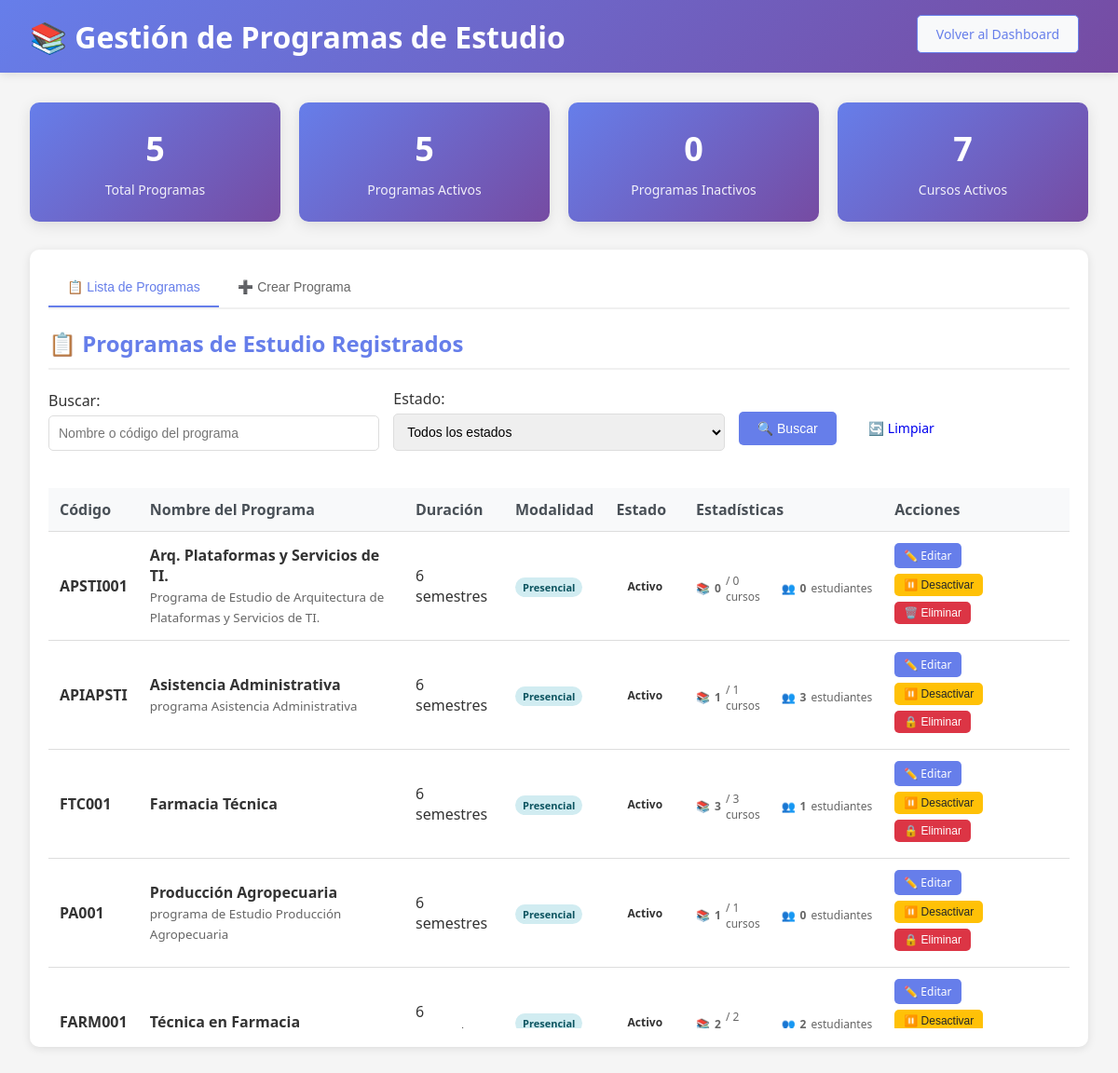
Screenshot of /admin/manage_programs.php (signed in) with the database file from the repository.
### tables this page shows
CREATE TABLE `programas_estudio` (
  `id` int(11) NOT NULL AUTO_INCREMENT,
  `nombre` varchar(200) NOT NULL,
  `codigo` varchar(50) NOT NULL,
  `estado` enum('activo','inactivo') DEFAULT 'activo',
  `descripcion` text DEFAULT NULL,
  `duracion_semestres` int(11) DEFAULT 6,
  `modalidad` enum('presencial','virtual','semipresencial') DEFAULT 'presencial',
  PRIMARY KEY (`id`),
  UNIQUE KEY `codigo` (`codigo`)
);

### admin/manage_programs.php (the view, shortened to what this page needs)
<?php
try {
    $database = new Database();
    $conn = $database->getConnection();
    $columns_to_add = [
        'descripcion' => 'ALTER TABLE programas_estudio ADD COLUMN descripcion TEXT',
        'duracion_semestres' => 'ALTER TABLE programas_estudio ADD COLUMN duracion_semestres INT DEFAULT 6',
        'modalidad' => 'ALTER TABLE programas_estudio ADD COLUMN modalidad ENUM("presencial", "virtual", "semipresencial") DEFAULT "presencial"'
    ];
    foreach ($columns_to_add as $column => $sql) {
        try {
            $conn->exec($sql);
        } catch(PDOException $e) {
        }
    }
} catch(PDOException $e) {
}
try {
    $search = isset($_GET['search']) ? sanitizeInput($_GET['search']) : '';
    $query = "SELECT
                p.*,
                COUNT(DISTINCT ud.id) as total_cursos,
                COUNT(DISTINCT CASE WHEN ud.estado = 'activo' THEN ud.id END) as cursos_activos,
                COUNT(DISTINCT m.id) as total_matriculas,
                COUNT(DISTINCT CASE WHEN m.estado = 'activo' THEN m.id END) as matriculas_activas
             FROM programas_estudio p
             LEFT JOIN unidades_didacticas ud ON p.id = ud.programa_id
             LEFT JOIN matriculas m ON ud.id = m.unidad_didactica_id
             WHERE 1=1";
    $query .= " GROUP BY p.id, p.nombre, p.codigo, p.descripcion, p.duracion_semestres, p.modalidad, p.estado
               ORDER BY p.nombre";
    $stmt = $conn->prepare($query);
    $stmt->execute();
    $programs = $stmt->fetchAll(PDO::FETCH_ASSOC);
    $query = "SELECT
                COUNT(*) as total_programas,
                COUNT(CASE WHEN estado = 'activo' THEN 1 END) as programas_activos,
                COUNT(CASE WHEN estado = 'inactivo' THEN 1 END) as programas_inactivos
             FROM programas_estudio";
    $stmt = $conn->prepare($query);
    $stmt->execute();
    $general_stats = $stmt->fetch(PDO::FETCH_ASSOC);
} catch(PDOException $e) {
    $programs = [];
    $general_stats = ['total_programas' => 0, 'programas_activos' => 0, 'programas_inactivos' => 0];
    $message = '<div class="alert alert-error">Error al cargar programas: ' . $e->getMessage() . '</div>';
}
$edit_program = null;
?>
<!DOCTYPE html>
<html lang="es">
<head>
</head>
<body>
    <div class="header">
        <div class="header-content">
            <h1>📚 Gestión de Programas de Estudio</h1>
            <a href="../dashboard.php" class="btn btn-back">Volver al Dashboard</a>
        </div>
    </div>
    <div class="container">
        <div class="stats-grid">
            <div class="stat-card">
                <div class="stat-number"><?php echo $general_stats['total_programas']; ?></div>
                <div class="stat-label">Total Programas</div>
            </div>
            <div class="stat-card">
                <div class="stat-number"><?php echo $general_stats['programas_activos']; ?></div>
                <div class="stat-label">Programas Activos</div>
            </div>
            <div class="stat-card">
                <div class="stat-number"><?php echo $general_stats['programas_inactivos']; ?></div>
                <div class="stat-label">Programas Inactivos</div>
            </div>
            <div class="stat-card">
                <div class="stat-number"><?php echo array_sum(array_column($programs, 'cursos_activos')); ?></div>
                <div class="stat-label">Cursos Activos</div>
            </div>
        </div>
        <div class="card">
            <div class="tabs">
                <button class="tab active" onclick="showTab('list')">📋 Lista de Programas</button>
                <button class="tab" onclick="showTab('create')">➕ <?php echo $edit_program ? 'Editar' : 'Crear'; ?> Programa</button>
            </div>
            <div id="list" class="tab-content active">
                <h2>📋 Programas de Estudio Registrados</h2>
                <form method="GET" class="search-filters">
                    <div class="search-group">
                        <label for="search">Buscar:</label>
                        <input type="text" id="search" name="search"
                               value="<?php echo htmlspecialchars($search); ?>"
                               placeholder="Nombre o código del programa">
                    </div>
                    <div class="search-group">
                        <label for="status">Estado:</label>
                        <select id="status" name="status">
                            <option value="">Todos los estados</option>
                        </select>
                    </div>
                    <div class="search-group">
                        <button type="submit" class="btn btn-primary">🔍 Buscar</button>
                        <a href="?" class="btn btn-secondary">🔄 Limpiar</a>
                    </div>
                </form>
                <?php if (empty($programs)): ?>
                    <div style="text-align: center; padding: 40px; color: #666;">
                        <h3>No hay programas de estudio registrados</h3>
                        <p>Crea el primer programa de estudio para comenzar.</p>
                        <button onclick="showTab('create')" class="btn btn-success">Crear Primer Programa</button>
                    </div>
                <?php else: ?>
                    <div class="table-container">
                        <table class="programs-table">
                            <thead>
                                <tr>
                                    <th>Código</th>
                                    <th>Nombre del Programa</th>
                                    <th>Duración</th>
                                    <th>Modalidad</th>
                                    <th>Estado</th>
                                    <th>Estadísticas</th>
                                    <th>Acciones</th>
                                </tr>
                            </thead>
                            <tbody>
                                <?php foreach ($programs as $program): ?>
                                    <tr>
                                        <td>
                                            <strong><?php echo htmlspecialchars($program['codigo']); ?></strong>
                                        </td>
                                        <td>
                                            <div>
                                                <strong><?php echo htmlspecialchars($program['nombre']); ?></strong>
                                                <?php if (!empty($program['descripcion'])): ?>
                                                    <br><small style="color: #666;"><?php echo htmlspecialchars(substr($program['descripcion'], 0, 100)); ?><?php echo strlen($program['descripcion']) > 100 ? '...' : ''; ?></small>
                                                <?php endif; ?>
                                            </div>
                                        </td>
                                        <td>
                                            <?php echo $program['duracion_semestres'] ?: 'N/A'; ?> semestres
                                        </td>
                                        <td>
                                            <span class="modalidad-badge modalidad-<?php echo $program['modalidad'] ?: 'presencial'; ?>">
                                                <?php echo ucfirst($program['modalidad'] ?: 'Presencial'); ?>
                                            </span>
                                        </td>
                                        <td>
                                            <span class="status-badge status-<?php echo $program['estado']; ?>">
                                                <?php echo ucfirst($program['estado']); ?>
                                            </span>
                                        </td>
                                        <td>
                                            <div class="program-stats">
                                                <div class="program-stat">
                                                    📚 <strong><?php echo $program['cursos_activos']; ?></strong> / <?php echo $program['total_cursos']; ?> cursos
                                                </div>
                                                <div class="program-stat">
                                                    👥 <strong><?php echo $program['matriculas_activas']; ?></strong> estudiantes
                                                </div>
                                            </div>
                                        </td>
                                        <td>
                                            <a href="?edit=<?php echo $program['id']; ?>&tab=create" class="btn btn-primary btn-small">
                                                ✏️ Editar
                                            </a>
                                            <form method="POST" style="display: inline;">
                                                <button type="submit" class="btn <?php echo $program['estado'] == 'activo' ? 'btn-warning' : 'btn-success'; ?> btn-small">
                                                    <?php echo $program['estado'] == 'activo' ? '⏸️ Desactivar' : '▶️ Activar'; ?>
                                                </button>
                                            </form>
                                            <?php if ($program['total_cursos'] == 0): ?>
                                                <form method="POST" style="display: inline;" onsubmit="return confirm('¿Está seguro de eliminar este programa? Esta acción no se puede deshacer.')">
                                                    <button type="submit" class="btn btn-danger btn-small">
                                                        🗑️ Eliminar
                                                    </button>
                                                </form>
                                            <?php else: ?>
                                                <button class="btn btn-danger btn-small" disabled title="No se puede eliminar un programa con cursos asociados">
                                                    🔒 Eliminar
                                                </button>
                                            <?php endif; ?>
                                        </td>
                                    </tr>
                                <?php endforeach; ?>
                            </tbody>
                        </table>
                    </div>
                <?php endif; ?>
            </div>
        </div>
    </div>
</body>
</html>

### admin/manage_programs.php (style rules this page uses)
* { margin: 0; padding: 0; box-sizing: border-box; }
body { font-family: 'Segoe UI', Tahoma, Geneva, Verdana, sans-serif; background-color: #f5f5f5; color: #333; }
.header { background: linear-gradient(135deg, #667eea 0%, #764ba2 100%); color: white; padding: 1rem 2rem; box-shadow: 0 2px 10px rgba(0,0,0,0.1); }
.header-content { display: flex; justify-content: space-between; align-items: center; max-width: 1200px; margin: 0 auto; }
.container { max-width: 1200px; margin: 2rem auto; padding: 0 2rem; }
.card { background: white; border-radius: 10px; padding: 20px; margin-bottom: 20px; box-shadow: 0 2px 10px rgba(0,0,0,0.1); }
.card h2 { color: #667eea; margin-bottom: 20px; padding-bottom: 10px; border-bottom: 2px solid #f0f0f0; }
.stats-grid { display: grid; grid-template-columns: repeat(auto-fit, minmax(200px, 1fr)); gap: 20px; margin-bottom: 30px; }
.stat-card { background: linear-gradient(135deg, #667eea 0%, #764ba2 100%); color: white; padding: 25px; border-radius: 10px; text-align: center; box-shadow: 0 4px 15px rgba(0,0,0,0.1); transition: transform 0.3s; }
.stat-number { font-size: 36px; font-weight: bold; margin-bottom: 10px; }
.stat-label { font-size: 14px; opacity: 0.9; }
.search-filters { display: flex; gap: 15px; margin-bottom: 20px; flex-wrap: wrap; align-items: end; }
.search-group { flex: 1; min-width: 200px; }
.search-group label { display: block; margin-bottom: 5px; font-weight: 500; color: #333; }
.search-group input, .search-group select { width: 100%; padding: 10px; border: 1px solid #ddd; border-radius: 5px; font-size: 14px; }
.btn { padding: 10px 20px; border: none; border-radius: 5px; cursor: pointer; text-decoration: none; display: inline-block; font-size: 14px; font-weight: 500; transition: all 0.3s; margin-right: 10px; margin-bottom: 5px; }
.btn-primary { background: #667eea; color: white; }
.btn-warning { background: #ffc107; color: #212529; }
.btn-danger { background: #dc3545; color: white; }
.btn-back { background: #f8f9fa; color: #667eea; border: 1px solid #667eea; }
.btn-small { padding: 5px 10px; font-size: 12px; }
.programs-table { width: 100%; border-collapse: collapse; margin-top: 20px; }
.programs-table th, .programs-table td { padding: 12px; text-align: left; border-bottom: 1px solid #ddd; }
.programs-table th { background-color: #f8f9fa; font-weight: 600; color: #495057; position: sticky; top: 0; }
.status-badge { padding: 4px 12px; border-radius: 20px; font-size: 12px; font-weight: bold; display: inline-block; }
.modalidad-badge { padding: 3px 8px; border-radius: 12px; font-size: 11px; font-weight: bold; display: inline-block; }
.modalidad-presencial { background: #d1ecf1; color: #0c5460; }
.table-container { overflow-x: auto; max-height: 600px; overflow-y: auto; }
.program-stats { display: flex; gap: 15px; font-size: 12px; color: #666; margin-top: 5px; }
.program-stat { display: flex; align-items: center; gap: 5px; }
.tabs { display: flex; border-bottom: 2px solid #f0f0f0; margin-bottom: 20px; }
.tab { padding: 12px 20px; cursor: pointer; border: none; background: none; color: #666; border-bottom: 2px solid transparent; font-size: 14px; transition: all 0.3s; }
.tab.active { color: #667eea; border-bottom-color: #667eea; }
.tab-content { display: none; }
.tab-content.active { display: block; }

### rows the page displays
programas_estudio: codigo "APSTI001", nombre "Arq. Plataformas y Servicios de TI.", descripcion "Programa de Estudio de Arquitectura de Plataformas y Servicios de TI.", duracion_semestres "6", modalidad "Presencial", estado "Activo", cursos_activos "0", total_cursos "0", matriculas_activas "0", shows "⏸️ Desactivar"
programas_estudio: codigo "APIAPSTI", nombre "Asistencia Administrativa", descripcion "programa Asistencia Administrativa", duracion_semestres "6", modalidad "Presencial", estado "Activo", cursos_activos "1", total_cursos "1", matriculas_activas "3", shows "⏸️ Desactivar", shows "🔒 Eliminar"
programas_estudio: codigo "FTC001", nombre "Farmacia Técnica", duracion_semestres "6", modalidad "Presencial", estado "Activo", cursos_activos "3", total_cursos "3", matriculas_activas "1", shows "⏸️ Desactivar", shows "🔒 Eliminar"
programas_estudio: codigo "PA001", nombre "Producción Agropecuaria", descripcion "programa de Estudio Producción Agropecuaria", duracion_semestres "6", modalidad "Presencial", estado "Activo", cursos_activos "1", total_cursos "1", matriculas_activas "0", shows "⏸️ Desactivar", shows "🔒 Eliminar"
programas_estudio: codigo "FARM001", nombre "Técnica en Farmacia", duracion_semestres "6", modalidad "Presencial", estado "Activo", cursos_activos "2", total_cursos "2", matriculas_activas "2", shows "⏸️ Desactivar"

### other values shown
$general_stats['total_programas'] "5"
$general_stats['programas_activos'] "5"
$general_stats['programas_inactivos'] "0"
array_sum(array_column($programs, 'cursos_activos')) "7"
